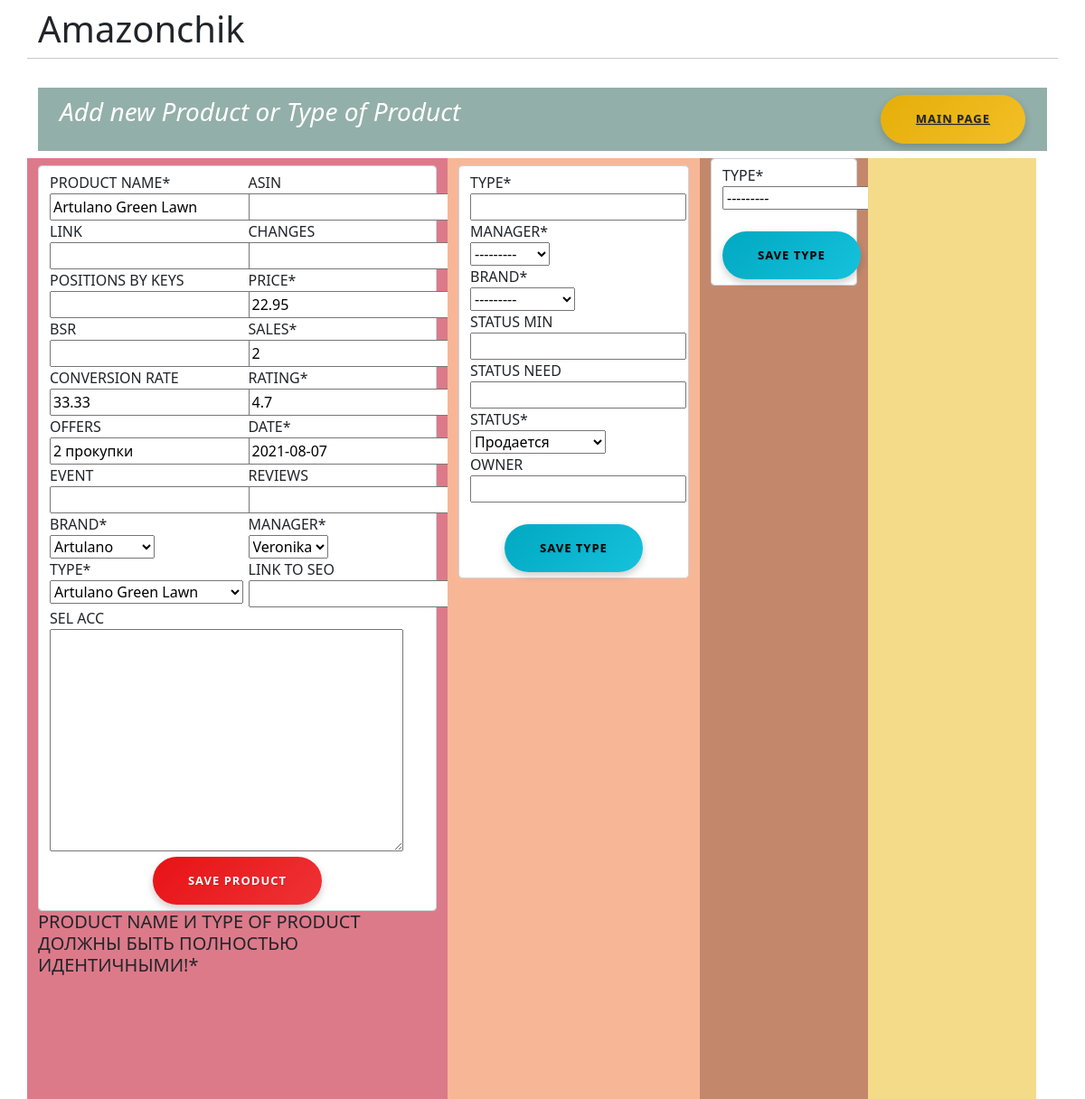
Page /add_new/ on the committed database.
### analiz/models.py (models this page shows, shortened)
class Product(models.Model):
	product_name = models.CharField(max_length=30) #Title
	asin = models.CharField(max_length=15, blank=True, null = True)
	link = models.URLField(blank=True, null = True)
	changes = models.TextField(blank=True, null = True)
	positions_by_keys = models.CharField(max_length=400, blank=True, null = True)
	price = models.DecimalField(max_digits=4, decimal_places=2)
	bsr = models.IntegerField(blank=True, null = True)
	sales = models.IntegerField()
	conversion_rate = models.CharField(max_length=10, null = True, blank = True)
	rating = models.DecimalField(max_digits=2, decimal_places=1)
	offers = models.TextField(blank=True, null = True)
	date = models.DateField() #auto_now=True,
	event = models.TextField(max_length=1000 ,blank=True, null = True)
	reviews = models.IntegerField(blank=True, null = True)
	brand = models.ForeignKey('Brand', on_delete=models.CASCADE)
	manager = models.ForeignKey('Manager', on_delete=models.CASCADE)
	type = models.ForeignKey('TypeOfProduct', on_delete=models.CASCADE)
	link_to_seo = models.URLField(blank=True, null = True)
	sel_acc = models.TextField(blank=True, null = True)
	class Meta:
		ordering = ['date',]

class Brand(models.Model):
	brand = models.CharField(max_length=20, unique=True)
	def __str__(self):
		return self.brand

class TypeOfProduct(models.Model): # конкретно все товары
	type = models.CharField(max_length=30, unique=True)
	manager = models.ForeignKey('Manager', on_delete=models.CASCADE)
	brand = models.ForeignKey('Brand', on_delete=models.CASCADE,)
	status_min = models.IntegerField(blank=True, null = True, default=25)
	status_need = models.IntegerField(blank=True, null = True, default=101)
	ostatki = models.PositiveIntegerField(blank=True, null = True) # удалить
	owner = models.CharField(max_length=40, blank=True, null = True)
	BAN = 'BAN'
	OUT_OF_STOCK = 'OOS'
	SUPRESSION = 'SSS'
	IN_DEV = "InDev"
	IS_S = 'IsS'
	ANOTHER_ISSUE = 'AN_ISS'
	STATUS_CHOICES = [
		(IN_DEV, 'В разработке'),
		(IS_S, 'Продается'),
		(ANOTHER_ISSUE, 'Другая причина'),
		(BAN, 'Бан'),
		(OUT_OF_STOCK, 'Нет на складе'),
		(SUPRESSION, 'Ограничение'),
	]
	status = models.CharField(max_length=20, choices=STATUS_CHOICES, default=IS_S)
	class Meta:
		ordering = ['type',]
	def __str__(self):
		return self.type

### analiz/views.py (the view)
# urls.py: path('add_new/', views.new_page , name = "adding new"),
@csrf_exempt
def new_page(request, *type_of):
	managers = Manager.objects.all()
	type = TypeOfProduct.objects.all().order_by('manager')
	prod = Product.objects.last()
	new_product = AddNewProduct(request.POST or None, instance=prod)
	new_type = AddTypeOfProduct(request.POST or None)
	choose_type = ChooseType(request.POST or None)
	products = ''
	if request.method == 'POST' and new_product.is_valid():
		new_product.save()
	elif request.method == 'POST' and new_type.is_valid():
		new_type.save()
	elif choose_type.is_valid() and request.method == "POST":
		data = choose_type.clean_type()
		prod = Product.objects.filter(type=data).last()
		new_product = AddNewProduct(request.POST or None, instance=prod)
	else:
		new_product = AddNewProduct(request.POST or None, instance=prod)
		new_type = AddTypeOfProduct(request.POST or None)
	context = {'new_product':new_product, 'new_type':new_type, 'choose':choose_type, 'prod':products}
	return render(request, 'New.html', context)

### analiz/forms.py
class AddNewProduct(ModelForm):
	class Meta:
		model = Product
		fields = '__all__'
	positions_by_keys = forms.CharField(max_length=40, required=False)
	changes = forms.CharField(max_length=20, required=False)
	offers = forms.CharField(max_length=20, required=False)
	event = forms.CharField(max_length=20, required=False)

class AddTypeOfProduct(ModelForm):
	class Meta:
		model = TypeOfProduct
		fields = '__all__'
	status_min = forms.IntegerField(required=False)
	status_need = forms.IntegerField(required=False)

### analiz/models.py (called while the page is built)
	def __str__(self):
		return self.username

### analiz/templates/New.html (shortened to what this page needs)
<!doctype html>
{% load crispy_forms_tags %}
{% load static %}
<html lang="en">
  <head>
	<link href="https://cdn.jsdelivr.net/npm/bootstrap@5.0.0-beta3/dist/css/bootstrap.min.css" rel="stylesheet">
	<link rel="stylesheet" href="{% static 'css/dashboard.rtl.css'%}" type="text/css">
	<link rel="stylesheet" href="{% static 'css/buttons.css'%}" type="text/css">
  </head>
  <body>
	<div class="container">
	  <div class="row justify-content-center">
		  <h1 class="mt-2">Amazonchik</h1>
		  <hr class="mt-0 mb-4">
		  {% block detail %}
		  <nav class="navbar navbar-default">
			  <div class="container-fluid" style="background-color: #93afa9 ">
				  <div class="navbar-header">
					<h3><p style="font-style:italic"><font color="white">Add new Product or Type of Product</font></p></h3>
				  </div>
				  <div>
					  <ul class="nav navbar">
						  <button type="button" class="btn btn-warning"><a href="{% url 'manager_page' manager_id=user.id %}" class="link-dark">Main Page</a></button>
					  </ul>
				  </div>
			  </div>
		  </nav>
		  <div class="container-fluid">
			  <div class="row sidebar-heading">
				  <div class="row">
					  <div class="col-xs-2 col-sm-2 col-md-2 col-lg-5 sidebar-sticky" style="background-color: #dc7a8a	">
						<form class='form-control' method="POST" action="" >
							<div class="row">
								<div class="col-6">
								   {{ new_product.product_name|as_crispy_field }}
								   {{ new_product.link|as_crispy_field }}
								   {{ new_product.positions_by_keys|as_crispy_field }}
								   {{ new_product.bsr|as_crispy_field }}
								   {{ new_product.conversion_rate|as_crispy_field }}
								   {{ new_product.offers|as_crispy_field }}
								   {{ new_product.event|as_crispy_field }}
								   {{ new_product.brand|as_crispy_field }}
								   {{ new_product.type|as_crispy_field }}
								</div>
								<div class="col-6">
								   {{ new_product.asin|as_crispy_field }}
								   {{ new_product.changes|as_crispy_field }}
								   {{ new_product.price|as_crispy_field }}
								   {{ new_product.sales|as_crispy_field }}
								   {{ new_product.rating|as_crispy_field }}
								   {{ new_product.date|as_crispy_field }}
								   {{ new_product.reviews|as_crispy_field }}
								   {{ new_product.manager|as_crispy_field }}
								   {{ new_product.link_to_seo|as_crispy_field }}
							</div>
							{{ new_product.sel_acc|as_crispy_field }}
							<div align="center">
								<input type="Submit" name="submit" value="Save Product" class="btn btn-danger"/>
							</div>
						</form>
					  </div>
					  <h5>  Product name и Type of Product должны быть полностью идентичными!* </h5>
					  </div>
					  <div class="col-xs-2 col-sm-2 col-md-2 col-lg-3 sidebar-sticky" style="background-color: #f7b796">
					<form class='form-control' method="POST" action="" >
						 {{ new_type.type|as_crispy_field }}
						 {{ new_type.manager|as_crispy_field }}
						 {{ new_type.brand|as_crispy_field }}
						 {{ new_type.status_min|as_crispy_field }}
						 {{ new_type.status_need|as_crispy_field }}
						 {{ new_type.status|as_crispy_field }}
						 {{ new_type.owner|as_crispy_field }}
					  <br>
					  <div align="center">
						  <input type="Submit" name="submit" value="Save Type" class="btn btn-info"/>
					  </div>
					</form>
					  </div>
					  <div class="col-xs-2 col-sm-2 col-md-2 col-lg-2" style="background-color: #c3886c">
						  <form class='form-control' method="POST" action="" >
							 {% for i in choose %}
							   {{i|as_crispy_field}}
							 {% endfor %}
							<br>
							<div align="center">
								<a href="{% url 'adding new' %}" class="link-dark"><input type="Submit" name="submit" value="Save Type" class="btn btn-info"/></a>
							</div>
						  </form>
					  </div>
					  <div class="col-xs-2 col-sm-2 col-md-2 col-lg-2" style="background-color: #f4db89">
					  </div>
				  </div>
			  </div>
		  </div>
		{% endblock %}
	  </div>
  </body>
</html>

### analiz/static/css/dashboard.rtl.css (style rules this page uses)
body { font-size: .875rem; }
.sidebar-sticky { position: relative; top: 0; height: calc(100vh - 48px); padding-top: .5rem; overflow-x: hidden; overflow-y: auto; }
.sidebar-heading { font-size: .75rem; text-transform: uppercase; }

### analiz/static/css/buttons.css (style rules this page uses)
.btn { border-radius: 100px; font-size: 13px; font-weight: bold; letter-spacing: 1px; padding: 17px 39px; text-shadow: 1px 1px 1px rgba(0, 0, 0, 0.14); text-transform: uppercase; box-shadow: 0 4px 9px 0 rgba(0, 0, 0, 0.2); }
.btn-danger { background: #e81216; background: -moz-linear-gradient(-45deg, #e81216 0%, #f45355 50%, #f6290c 51%, #ed0e11 71%, #fc1b21 100%); background: -webkit-linear-gradient(-45deg, #e81216 0%,#f45355 50%,#f6290c 51%,#ed0e11 71%,#fc1b21 100%); background: linear-gradient(135deg, #e81216 0%,#f45355 50%,#f6290c 51%,#ed0e11 71%,#fc1b21 100%); filter: progid:DXImageTransform.Microsoft.gradient( startColorstr='#e81216', endColorstr='#fc1b21',GradientType=1 ); background-size: 400% 400%; -webkit-animation: AnimationName 3s ease infinite; -moz-animation: AnimationName 3s ease infinite; animation: AnimationName 3s ease infinite; -webkit-animation: AnimationName 3s ease infinite; -moz-animation: AnimationName 3s ease infinite; animation: AnimationName 3s ease infinite; border: medium none; }
.btn-warning { background: #e5ae09; background: -moz-linear-gradient(-45deg, #e5ae09 0%, #ffd044 50%, #ffc107 51%, #fc9014 71%, #f1890b 100%); background: -webkit-linear-gradient(-45deg, #e5ae09 0%,#ffd044 50%,#ffc107 51%,#fc9014 71%,#f1890b 100%); background: linear-gradient(135deg, #e5ae09 0%,#ffd044 50%,#ffc107 51%,#fc9014 71%,#f1890b 100%); filter: progid:DXImageTransform.Microsoft.gradient( startColorstr='#e5ae09', endColorstr='#f1890b',GradientType=1 ); background-size: 400% 400%; -webkit-animation: AnimationName 3s ease infinite; -moz-animation: AnimationName 3s ease infinite; animation: AnimationName 3s ease infinite; -webkit-animation: AnimationName 3s ease infinite; -moz-animation: AnimationName 3s ease infinite; animation: AnimationName 3s ease infinite; border: medium none; color: #fff !important; }
.btn-info { background: #01a8c1; background: -moz-linear-gradient(-45deg, #01a8c1 0%, #2adbf7 50%, #00b5d1 51%, #0aafc9 71%, #0599b1 100%); background: -webkit-linear-gradient(-45deg, #01a8c1 0%,#2adbf7 50%,#00b5d1 51%,#0aafc9 71%,#0599b1 100%); background: linear-gradient(135deg, #01a8c1 0%,#2adbf7 50%,#00b5d1 51%,#0aafc9 71%,#0599b1 100%); filter: progid:DXImageTransform.Microsoft.gradient( startColorstr='#01a8c1', endColorstr='#0599b1',GradientType=1 ); background-size: 400% 400%; -webkit-animation: AnimationName 3s ease infinite; -moz-animation: AnimationName 3s ease infinite; animation: AnimationName 3s ease infinite; -webkit-animation: AnimationName 3s ease infinite; -moz-animation: AnimationName 3s ease infinite; animation: AnimationName 3s ease infinite; border: medium none; }

### rows in the picture
Product: product_name "Artulano Green Lawn", conversion_rate "33.33", offers "2 прокупки", price "22.95", sales "2", rating "4.7", date "2021-08-07", manager "Veronika"
Brand: brand "Artulano", brand "---------"
TypeOfProduct: type "Artulano Green Lawn", choose "---------"
